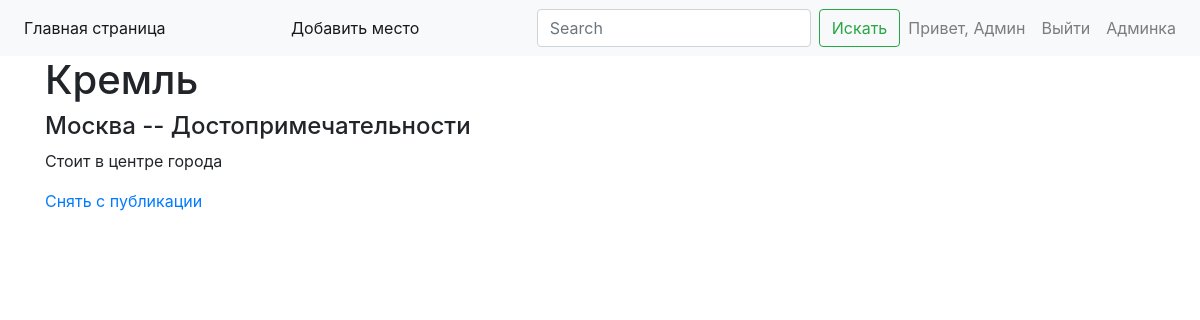
/admin/show_place_status/Кремль (signed in), run on the app's committed database.
### allabouttravel_app/user/models.py (models this page shows, shortened)
class User(db.Model, UserMixin):
    __tablename__ = 'users'
    id = db.Column(db.Integer, primary_key=True, autoincrement=True)
    name = db.Column(db.String, nullable=False)
    second_name = db.Column(db.String, nullable=False)
    email = db.Column(db.String, index=True, unique=True, nullable=False)
    password = db.Column(db.String)
    is_admin = db.Column(db.Boolean, index=True, default=False)
    added_places = db.relationship('Place')

### allabouttravel_app/place/models.py (models this page shows, shortened)
class Place(db.Model):
    __tablename__ = 'places'
    id = db.Column(db.Integer, primary_key=True, autoincrement=True)
    title = db.Column(db.String, unique=True, nullable=False)
    description = db.Column(db.Text)
    is_verified = db.Column(db.Boolean, default=False, nullable=False)
    city_id = db.Column(db.Integer, db.ForeignKey('cities.id'))
    category_id = db.Column(db.Integer, db.ForeignKey('categories.id'))
    user_id = db.Column(db.Integer, db.ForeignKey('users.id'))

class City(db.Model):
    __tablename__ = 'cities'
    id = db.Column(db.Integer, primary_key=True, autoincrement=True)
    title = db.Column(db.String, index=True, unique=True, nullable=False)
    country_id = db.Column(db.Integer, db.ForeignKey('countries.id'))
    places = db.relationship('Place')

class Category(db.Model):
    __tablename__ = 'categories'
    id = db.Column(db.Integer, primary_key=True, autoincrement=True)
    title = db.Column(db.String, index=True, unique=True, nullable=False)
    places = db.relationship('Place')

### allabouttravel_app/admin/views.py (the view)
@blueprint.route('/show_place_status/<alias>')
@admin_required
def show_place_status(alias):
    place, city, category = get_place_info(alias)
    title = place.title
    return render_template('admin/show_place_status.html', title=title, place=place, city=city, category=category)

### allabouttravel_app/__init__.py (called while the page is built)
def create_app():
    app = Flask(__name__)
    app.config.from_pyfile('config.py')
    db.init_app(app)
    login_manager = LoginManager()
    login_manager.init_app(app)
    login_manager.login_message = "Авторизуйтесь для доступа к закрытым страницам"
    login_manager.login_view = 'user.login'
    app.register_blueprint(admin_blueprint)
    app.register_blueprint(place_blueprint)
    app.register_blueprint(user_blueprint)
    @login_manager.user_loader
    def load_user(user_id):
        return User.query.get(user_id)
    return app

### allabouttravel_app/get_place_info.py (called while the page is built)
def get_place_info(place_title):
    place, city, category = db.session.query(
        Place, City.title, Category.title
    ).join(City, Place.city_id == City.id
    ).join(Category, Place.category_id == Category.id).filter(
    Place.title == place_title).first()
    return (place, city, category)

### allabouttravel_app/templates/admin/show_place_status.html
{% extends 'base.html' %}
{% block content %}
<h4>{{ city }} --  {{ category }}</h4>
<p>{{ place.description }}</p>
{% if not place.is_verified %}
    <p><a href="{{ url_for('admin.change_place_status', alias=place.title) }}">Опубликовать</a></p>
{% else %}
    <p><a href="{{ url_for('admin.change_place_status', alias=place.title) }}">Снять с публикации</a></p>
{% endif %}
{% endblock %}

### allabouttravel_app/templates/base.html (shortened to what this page needs)
<!doctype html>
<html lang="en">
  <head>
    <link rel="stylesheet" href="https://cdn.jsdelivr.net/npm/bootstrap@4.1.3/dist/css/bootstrap.min.css">
  </head>
  <body>
    {% include 'menu.html' %}
    <div class="container">
      <h1>{{ title }}</h1>
          {% block content %}{% endblock %}
    </div>
  </body>
</html>

### allabouttravel_app/templates/menu.html (shortened to what this page needs)
<nav class="navbar navbar-expand-lg navbar-light bg-light">
    <div class="collapse navbar-collapse" id="navbarSupportedContent">
        <ul class="navbar-nav mr-auto">
            <li class="nav-item active">
                <a class="nav-link" href="{{ url_for('place.index') }}">Главная страница</a>
            </li>
        </ul>
        <ul class="navbar-nav mr-auto">
            <li class="nav-item active">
                <a class="nav-link" href="{{ url_for('place.add_place') }}">Добавить место</a>
            </li>
        </ul>
        <form class="form-inline my-2 my-lg-0">
            <input class="form-control mr-sm-2" type="search" placeholder="Search" aria-label="Search">
            <button class="btn btn-outline-success my-2 my-sm-0" type="submit">Искать</button>
        </form>
        <ul class="navbar-nav">
            {% if current_user.is_authenticated %}
                <li class="nav-item">
                    <span class="nav-link">Привет, {{ current_user.name }}</span>
                </li>
                <li class="nav-item">
                    <a class="nav-link" href="{{ url_for('user.logout') }}">Выйти</a>
                </li>
                {% if current_user.is_admin %}
                    <li  class="nav-item">
                        <a class="nav-link" href="{{ url_for('admin.index') }}">Админка</a>
                    </li>
                {% endif %}
            {% endif %}
        </ul>
    </div>
</nav>

### data on the page
User: name "Админ"
Place: title "Кремль", description "Стоит в центре города"
City: title "Москва"
Category: title "Достопримечательности"
